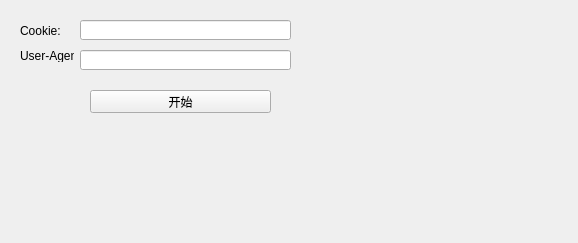
<?xml version="1.0" encoding="UTF-8"?>
<ui version="4.0">
 <class>Form</class>
 <widget class="QWidget" name="Form">
  <property name="geometry">
   <rect>
    <x>0</x>
    <y>0</y>
    <width>578</width>
    <height>243</height>
   </rect>
  </property>
  <property name="windowTitle">
   <string>Form</string>
  </property>
  <widget class="QLabel" name="label">
   <property name="geometry">
    <rect>
     <x>20</x>
     <y>20</y>
     <width>54</width>
     <height>21</height>
    </rect>
   </property>
   <property name="text">
    <string>Cookie:</string>
   </property>
  </widget>
  <widget class="QLineEdit" name="lineEdit">
   <property name="geometry">
    <rect>
     <x>80</x>
     <y>20</y>
     <width>211</width>
     <height>20</height>
    </rect>
   </property>
  </widget>
  <widget class="QLabel" name="label_2">
   <property name="geometry">
    <rect>
     <x>20</x>
     <y>50</y>
     <width>54</width>
     <height>12</height>
    </rect>
   </property>
   <property name="text">
    <string>User-Agent:</string>
   </property>
  </widget>
  <widget class="QLineEdit" name="lineEdit_2">
   <property name="geometry">
    <rect>
     <x>80</x>
     <y>50</y>
     <width>211</width>
     <height>20</height>
    </rect>
   </property>
  </widget>
  <widget class="QPushButton" name="pushButton">
   <property name="geometry">
    <rect>
     <x>90</x>
     <y>90</y>
     <width>181</width>
     <height>23</height>
    </rect>
   </property>
   <property name="text">
    <string>开始</string>
   </property>
  </widget>
 </widget>
 <resources/>
 <connections/>
</ui>
